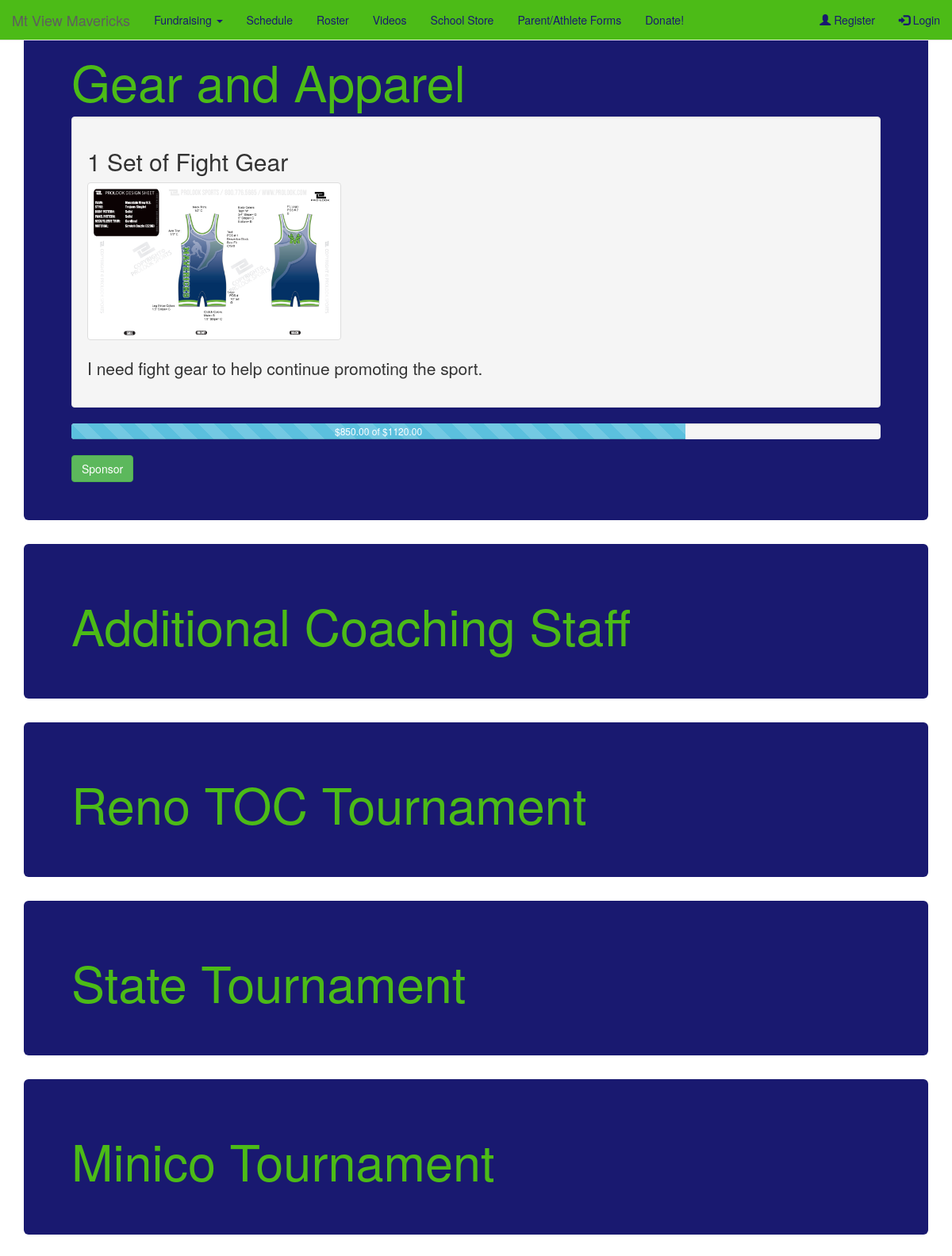
Page /budgets/ on the committed database.
### mtview/models.py (models this page shows, shortened)
class BudgetCategory(models.Model):
    title = models.CharField(max_length=30)

class Budget(models.Model):
    budgetcategory = models.ForeignKey(
        'BudgetCategory'
    )
    subtitle = models.CharField(max_length=60)
    amountneeded = models.DecimalField(max_digits=8, decimal_places=2)
    amountraised = models.DecimalField(max_digits=8, decimal_places=2)
    percentcomplete = models.DecimalField(max_digits=3, decimal_places = 0)
    picture = models.CharField(max_length=60)
    description = models.TextField()
    @property
    def percentcomplete(self):
        return self.amountraised/self.amountneeded * 100

### mtview/views.py (the view)
# urls.py: url(r'^budgets/$', views.budgets, name='budgets'),
def budgets(request):
    budgets = Budget.objects.all()
    budgetcategories = BudgetCategory.objects.all()
    context = {'budgets': budgets, 'budgetcategories': budgetcategories}
    return render(request, 'mtview/budgets.html', context)

### mtview/templates/mtview/budgets.html
{% extends "mtview/base.html" %}
{% load static %}
{% block content %}
{% if budgets and budgetcategories %}
  {% for budgetcategory in budgetcategories %}
    <div class = "jumbotron">
      <h1> {{ budgetcategory.title }}</h1>
      {% for budget in budgets %}
        {% if budget.budgetcategory == budgetcategory %}
          <div class = "well">
            <span>
              <h2> {{ budget.subtitle }} </h2>
              <img class = "thumbnail" width = "320px" href="#" src = "{% static "" %}images/{{ budget.picture}} "></img>
            </span>
            <p> {{ budget.description }}</p>
          </div>
          <div class="progress">
            <div class="progress-bar progress-bar-info progress-bar-striped active" role="progressbar" aria-valuenow="{{ budget.amountraised }}" aria-valuemin="0" aria-valuemax="{{ budget.amountneeded}}" style = "width: {{ budget.percentcomplete }}%">
              ${{ budget.amountraised }} of ${{ budget.amountneeded }}
            </div>
          </div>
          <a href="#" class="btn btn-success" role="button">Sponsor</a>
        {% endif %}
      {% endfor %}
    </div>
  {% endfor %}
{% endif %}
{% endblock %}

### mtview/templates/mtview/base.html (shortened to what this page needs)
<!DOCTYPE html>
<html lang="en">
<head>
  {% load static %}
  <link rel="stylesheet" href="https://maxcdn.bootstrapcdn.com/bootstrap/3.3.7/css/bootstrap.min.css">
  <link rel="stylesheet" type="text/css" href="{% static 'mtview/style.css' %}">
</head>
<body>
  <nav class = "navbar navbar-default navbar-fixed-top">
    <div class="container-fluid">
      <div class="navbar-header">
        <a class="navbar-brand" href="/">Mt View Mavericks</a>
      </div>
      <div class="collapse navbar-collapse" id="myNavbar">
        <ul class="nav navbar-nav">
          <li class="dropdown">
            <a class="dropdown-toggle" data-toggle="dropdown" href="#">Fundraising <span class="caret"></span></a>
          </li>
          <li><a href="/schedule">Schedule</a></li>
          <li><a href="/roster">Roster</a></li>
          <li><a href="/videos">Videos</a></li>
          <li><a href="/schoolstore">School Store</a></li>
          <li><a href="#">Parent/Athlete Forms</a></li>
          <li><a href="#">Donate!</a></li>
        </ul>
        <ul class="nav navbar-nav navbar-right">
          <li><a href="/register"><span class="glyphicon glyphicon-user"></span> Register</a></li>
          {% if request.user.is_authenticated %}
            <li><a href="/logout"><span class="glyphicon glyphicon-log-in"></span> Logout</a></li>
          {% else %}
            <li><a href="/login"><span class="glyphicon glyphicon-log-in"></span> Login</a></li>
          {% endif %}
        </ul>
      </div>
    </div>
  </nav>
  <div class="container">
    {% block content %}
    {% endblock %}
  </div>
</body>
</html>

### mtview/static/mtview/style.css (style rules this page uses)
.jumbotron { background-color: #191970; }
.jumbotron > h1 { color: #4cbb17; }
.navbar-default { background-color: #4cbb17; border-color: #E7E7E7; }
.navbar-default .navbar-brand { color: #191970; }
.navbar-default .navbar-nav > li > a { color: #191970; }
.navbar-default .navbar-nav > .dropdown > a .caret { border-top-color: #191970; border-bottom-color: #191970; }

### rows in the picture
BudgetCategory: title "Gear and Apparel"
Budget: subtitle "1 Set of Fight Gear", picture (picture), description "I need fight gear to help continue promoting the sport.", amountraised "850.00", amountneeded "1120.00"
BudgetCategory: title "Additional Coaching Staff"
BudgetCategory: title "Reno TOC Tournament"
BudgetCategory: title "State Tournament"
BudgetCategory: title "Minico Tournament"
